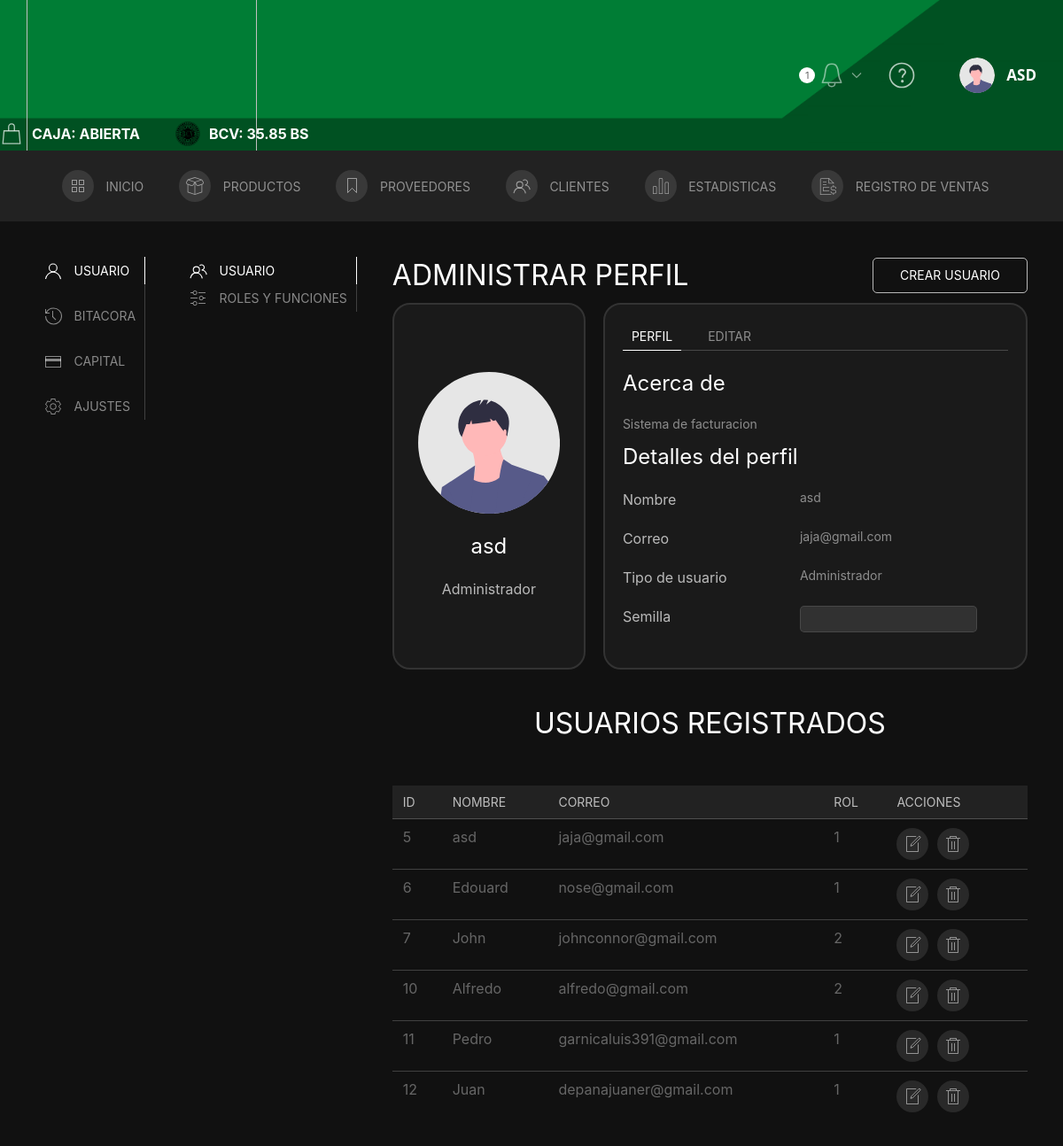
The page /Administrar_perfil (signed in) on the database as committed earlier.
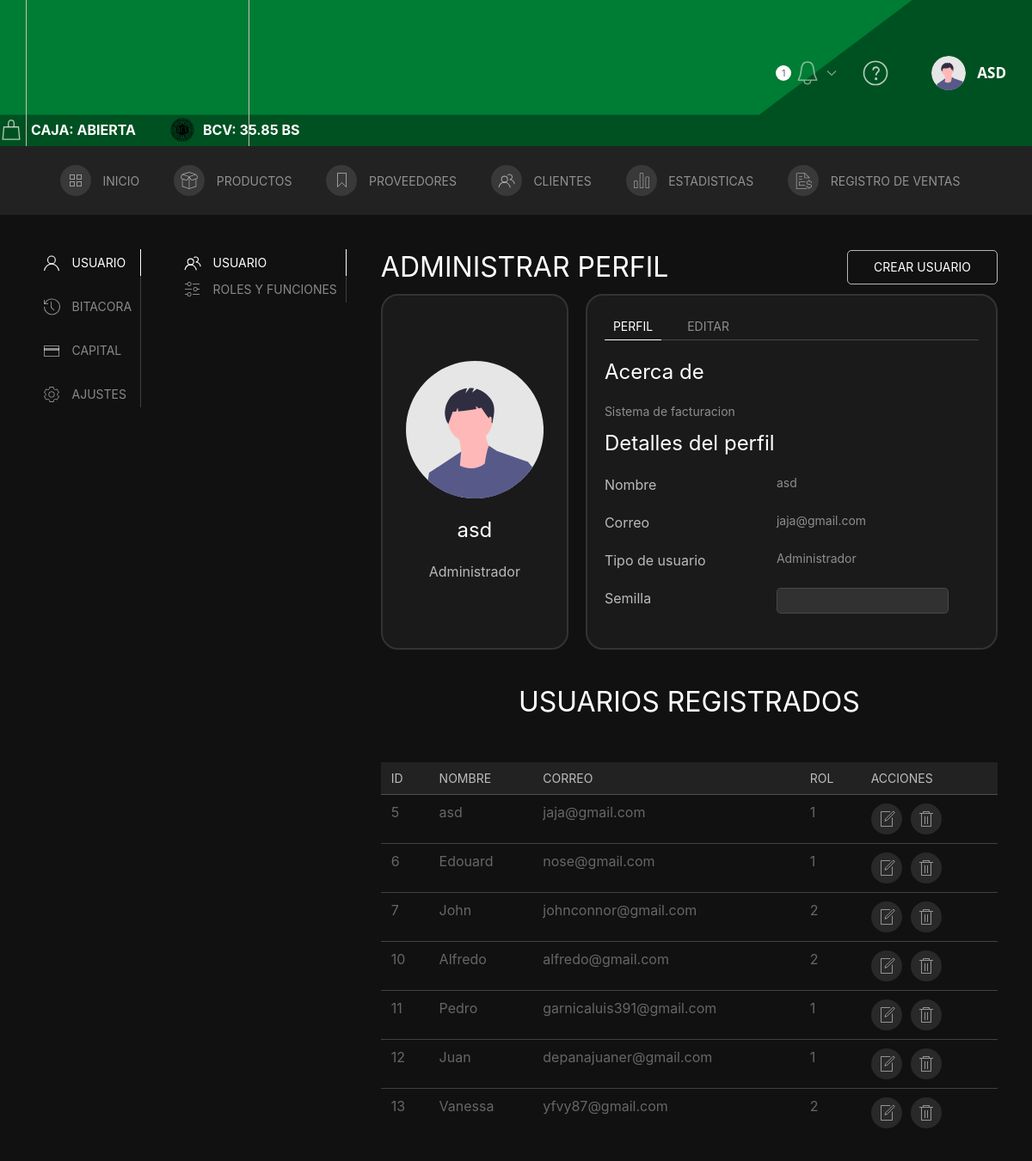
The same page on the database as committed later.
### tables this page shows
CREATE TABLE `usuarios` (
  `id` int NOT NULL,
  `nombre` varchar(50) NOT NULL,
  `correo` varchar(45) NOT NULL,
  `hash` text NOT NULL,
  `rol` int NOT NULL DEFAULT '3',
  `active` tinyint NOT NULL DEFAULT '1',
  `semilla` varchar(45) NOT NULL
);

### Controller/C_perfil.php (called while the page is built, shortened)
<?php
    require('../Model/Conexion.php');
    require("../Model/Usuarios.php");
    $result = new Usuario();
    $result = $result->search();
    $tu = new Usuario(id:$_SESSION['user_id']);
    $tu = $tu->search()[0];
    include('../View/perfil.php');
?>

### Model/Conexion.php (called while the page is built, shortened)
<?php
    class DB {
        function __construct() {
            $this->conn = new PDO("mysql:host=localhost;dbname=proyecto_4","root","12345");
        }
    }
?>

### Model/Usuarios.php (called while the page is built, shortened)
<?php
    class Usuario extends DB{
        private $id;
        function __construct($id=null, $nombre=null,$correo=null,$hash=null,$rol=null,$semilla=null){
            $this->id = $id;
            $this->correo = $correo;
        }
        function search($n=0,$limite=9){
            $query = "SELECT * FROM usuarios WHERE active=1";
			$lista = [];
            if ($this->id){
            	array_push($lista,'id');
            }
            if ($lista) {
            	foreach ($lista as $e){
            		$query .= ' AND '.$e.'=:'.$e;
            	}
            }
            $n = $n*$limite;
            $query = $query . " LIMIT :l OFFSET :n";
            $consulta = $this->conn->prepare($query);
            $consulta->bindParam(':l',$limite, PDO::PARAM_INT);
            $consulta->bindParam(':n',$n, PDO::PARAM_INT);
            if ($this->id != null){
                $consulta->bindParam(':id',$this->id, PDO::PARAM_INT);
            }
            $consulta->execute();
            return $consulta->fetchAll();
        }
}
?>

### View/complementos/tabla_usuario.php (the view, shortened to what the rows shown need)
<?php
echo '
<tr>
    <td>'.$row['id'].'</td>
    <td>'.$row['nombre'].'</td>
    <td>'.$row['correo'].'</td>
    <td>'.$row['rol'].'</td>
    <td class="uk-flex">
        <a href="#Update_user'.$row['id'].'" uk-toggle uk-tooltip="title:Editar; delay: 500" class="uk-icon-button uk-margin-small-right" type="button" style=" border: none; cursor: pointer;">
            <span uk-icon="icon: file-edit"></span>
        </a>
        <a href="#eliminar_user'.$row['id'].'" uk-toggle class="uk-icon-button uk-margin-small-right" uk-tooltip="title:Eliminar; delay: 500" type="button" style=" border: none; cursor: pointer;" type="button">
            <span uk-icon="icon: trash"></span>
        </a>
    </td>
</tr>
<div id="Update_user'.$row['id'].'" uk-modal>
                <input type=number value="'.$row['id'].'" name="ID" style="display:none">
                    <input class="uk-input" type="text" placeholder="Nombre" value="'.$row['nombre'].'" aria-label="100" name="nombre" pattern="^([A-Zñ+áéó]|[a-zñáéó]){3,}( ([A-Zñ+áéó]|[a-zñáéó]){3,})?$" required>
                    '.$row[''].'
                        <option value="'.$row['rol'].'" selected>Rol Actual</option>
                <input type="submit" id="modificar'.$row['id'].'" style="display:none">
            <label class="uk-button uk-button-secondary" for="modificar'.$row['id'].'" >Aceptar</label>
</div>
<div id="eliminar_user'.$row['id'].'" uk-modal>
                <input type=number value="'.$row['id'].'" name="ID" style="display:none">
                <input type="submit" id="eliminar'.$row['id'].'" style="display:none">
            <label class="uk-button uk-button-secondary" type="submit" for="eliminar'.$row['id'].'">Aceptar</label>
</div>
';
?>

### View/perfil.php (shortened to what the rows shown need)
<?php require("../View/complementos/header.php"); ?>
<main class="Bg-Main-home2 uk-padding uk-light">
    <div class="uk-child-width-1-1@s" uk-grid>
        <div>
            <div uk-grid>
                <div class="uk-width-expand@m">
                    <div id="component-tab-left" class="uk-switcher">
                        <div>
                            <div class="uk-child-width-1-1@s" uk-grid>
                                <div>
                                    <div uk-grid>
                                        <div class="uk-width-expand@m">
                                            <div id="component-tab-user" class="uk-switcher">
                                                <li>
                                                    <?php if ($_SESSION['rol_num'] <= 2) { ?>
                                                        <div>
                                                            <div>
                                                                <div class="uk-flex uk-flex-middle uk-flex-between uk-flex-wrap uk-margin-small-bottom uk-light">
                                                                    <h2 class="uk-margin-remove">ADMINISTRAR PERFIL</h2>
                                                                </div>
                                                            </div>
                                                        </div>
                                                    <?php }; ?>
                                                    <section class="container-item_profile uk-flex">
                                                        <div class="item_profile-target-2">
                                                            <ul class="uk-switcher uk-margin">
                                                                <li>
                                                                    <div>
                                                                        <div class="uk-flex">
                                                                            <p class="item-profile">Nombre </p><span class="uk-article-meta"> <?php echo $tu['nombre']; ?></span>
                                                                        </div>
                                                                        <?php
                                                                        echo '
                                                    <div class="uk-flex">
                                                        <p class="item-profile">Correo</p><span class="uk-article-meta">' . $tu['correo'] . '</span>
                                                    </div>
                                                    <div class="uk-flex">
                                                        <p class="item-profile uk-margin-remove-bottom">Tipo de usuario</p>
                                                        <span class="uk-article-meta">' . $_SESSION['rol'] . '</span>
                                                    </div>';
                                                                        ?>
                                                                    </div>
                                                                </li>
                                                            </ul>
                                                        </div>
                                                    </section>
                                                    <?php if ($_SESSION['rol_num'] <= 2) { ?>
                                                        <section id="tableUsers">
                                                            <div class="uk-flex uk-flex-center uk-margin-medium-top">
                                                                <h2>USUARIOS REGISTRADOS</h2>
                                                            </div>
                                                            <div class="uk-overflow-auto uk-light uk-margin-small-top">
                                                                <table class="uk-table uk-table-small uk-table-divider uk-table-hover">
                                                                    <thead class="uk-background-secondary">
                                                                        <tr>
                                                                            <th>ID</th>
                                                                            <th>Nombre</th>
                                                                            <th>Correo</th>
                                                                            <th>Rol</th>
                                                                            <th>Acciones</th>
                                                                        </tr>
                                                                    </thead>
                                                                    <tbody>
                                                                        <?php
                                                                        for ($i = 0; $i < count($result); $i++) {
                                                                            $row = $result[$i];
                                                                            require('complementos/tabla_usuario.php');
                                                                        }
                                                                        ?>
                                                                    </tbody>
                                                                </table>
                                                            </div>
                                                        </section>
                                                    <?php }; ?>
                                                </li>
                                            </div>
                                        </div>
                                    </div>
                                </div>
                            </div>
                        </div>
                    </div>
                </div>
            </div>
        </div>
    </div>
</main>
</body>
</html>

Rows that differ between the two databases and show on the page:
added usuarios: id "13", nombre "Vanessa", correo "yfvy87@gmail.com", rol "2"
